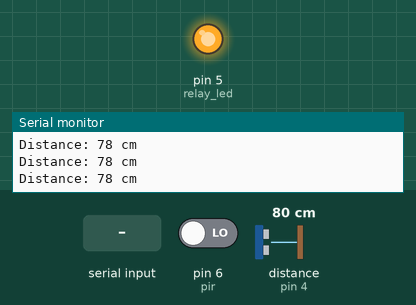
Bench run of a sketch on a simulated Arduino Uno, built with avr-gcc and run on an emulated ATmega328P. Shown: output pins drawn as LEDs (lit = HIGH), the last lines printed to the serial monitor. Wiring (inferred from the names in the program): ultrasonic range finder: trigger pin 3; echo pin 4. The test bench sets the inputs (shaded band); at power-on: distance to the obstacle (sensor on pin 4) 80 cm, pin 6 (pir) LOW. The echo pulse lasts 58.3 µs per cm; pins used as bus, display or sensor lines are not drawn.

Above: at 1.2 s.
1.3 s: "1\n" received over Serial
At 2.5 s:
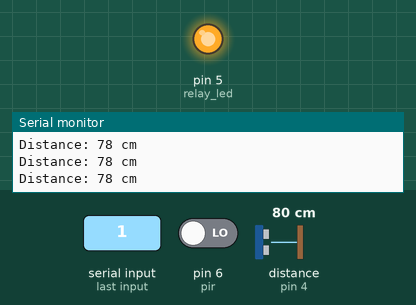
2.8 s: distance to the obstacle (sensor on pin 4) set to 120 cm
5.8 s: "0\n" received over Serial
8.8 s: distance to the obstacle (sensor on pin 4) set to 2 cm
11.8 s: pin 6 (pir) driven HIGH
At 12.6 s:
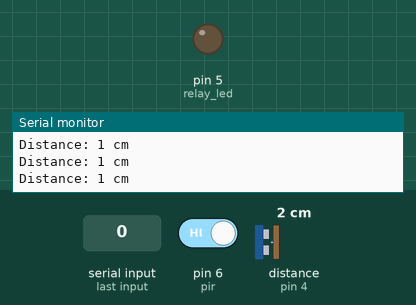
Timing chart, 0 to 14.3 s (numbered marks = the images above; inputs shaded):
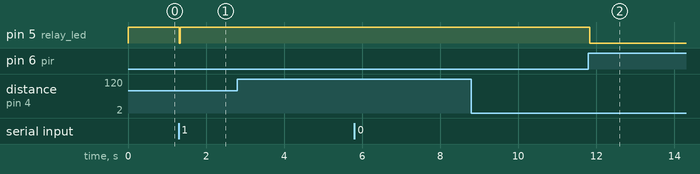

The sketch:

relay.ino
```cpp
const int relay_led = 5;

// LDR Sensor
//int ldrPin = A1zz;
//int dataLDR = 0;

//Ultrasonic Declar
#define echo 4
#define trig 3
long duration;
int distance;

//PIR
int pir = 6;
int pirstat = 0;

//bluetooth
char Incoming_value = 0;

void setup() {
  Serial.begin(9600);

  //  relay
  pinMode(relay_led, OUTPUT);

  // LDR
//  pinMode(ldrPin, INPUT);

  //Ultrasonic
  pinMode(trig, OUTPUT);
  pinMode(echo, INPUT);

  // PIR
  pinMode(pir, INPUT);
}

void ultraSonic() {
  // PIR
  pirstat = digitalRead(pir);

  //  Ultrasonic
  digitalWrite(trig, LOW);
  delayMicroseconds(2);

  digitalWrite(trig, HIGH);
  delayMicroseconds(10);
  digitalWrite(trig, LOW);

  duration = pulseIn(echo, HIGH);
  distance = duration * 0.034 / 2;
  Serial.print("Distance: ");
  Serial.print(distance);
  Serial.println(" cm");

  if (distance <= 20  && pirstat == 1) {
    digitalWrite(relay_led, LOW);
    delay(5000);
  } else if (distance > 20 && pirstat == 0) {
    digitalWrite(relay_led, HIGH);
  }
}

void bluetooth() {
  if(Serial.available() > 0)
  {
    Incoming_value = Serial.read();
    Serial.print(Incoming_value);
    Serial.print("\n");
    if(Incoming_value == '1')
      digitalWrite(relay_led, LOW);
    else if(Incoming_value == '0')
      digitalWrite(relay_led, HIGH);
  } else if(Incoming_value != '1'  && Incoming_value != '0'){
    ultraSonic();
  }
}

//void LightDR() {
//  dataLDR = digitalRead(ldrPin);
//  Serial.print("Data LDR: ");
//  Serial.println(dataLDR);
//  delay(500);
//}

void loop() {
  bluetooth();
}
```

Measured:
- after the input at 1.3 s, pin 5 (relay_led): HIGH → LOW at once, → HIGH 0.02 s later
- after the input at 11.8 s, pin 5 (relay_led): HIGH → LOW at once
